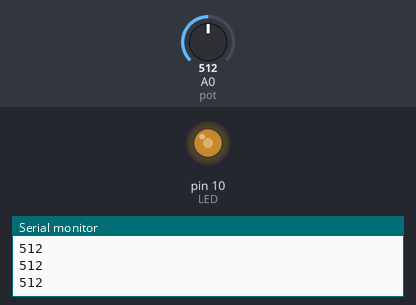
Bench run of a sketch on a simulated Arduino Uno, built with avr-gcc and run on an emulated ATmega328P. On the bench: output pins drawn as LEDs (lit = HIGH), the last lines printed to the serial monitor. The test bench sets the inputs (shaded band); at power-on: A0 (pot) = 512.

Above: at 1.2 s.
1.3 s: A0 (pot) set to 716
At 1.8 s:
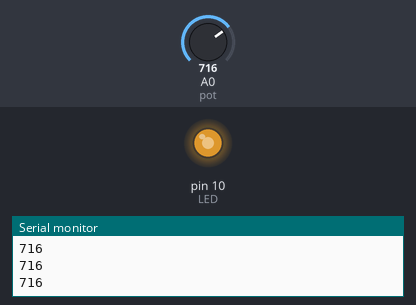
2.8 s: A0 (pot) set to 900
At 4.0 s:
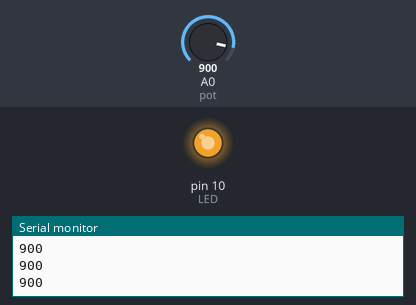
4.3 s: A0 (pot) set to 122
At 5.3 s:
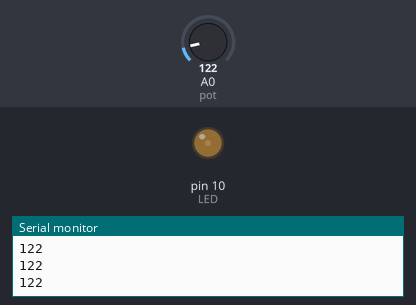
5.8 s: A0 (pot) set to 0
At 6.4 s:
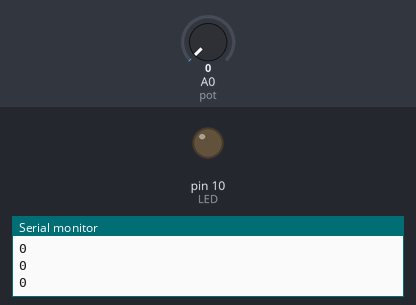
7.3 s: A0 (pot) set to 511
At 7.6 s:
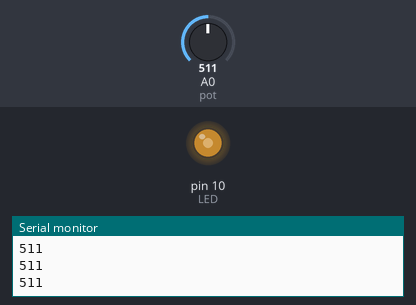
Timing chart, 0 to 9.8 s (numbered marks = the images above; inputs shaded):
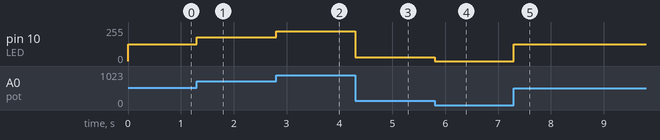

Measured:
- after the input at 1.3 s, pin 10 (LED): 127/255 → 178/255 at once
- after the input at 2.8 s, pin 10 (LED): 178/255 → 224/255 at once
- after the input at 4.3 s, pin 10 (LED): 224/255 → 30/255 at once
- after the input at 5.8 s, pin 10 (LED): 30/255 → 0/255 at once
- after the input at 7.3 s, pin 10 (LED): 0/255 → 127/255 at once

The sketch:

potentiometer-DSPSa.ino
```cpp
const int LED = 10;
const int pot = A0;
int potValue = 0;
int LEDValue = 0;

void setup() {
  // put your setup code here, to run once:
  pinMode(LED, OUTPUT);
  pinMode(pot, INPUT);
  Serial.begin(9600);
}

void loop() {
  // put your main code here, to run repeatedly:
  potValue = analogRead(pot);
  LEDValue = map(potValue, 0, 1023, 0, 255);
  analogWrite(LED,LEDValue);
  Serial.println(potValue);
}
```
